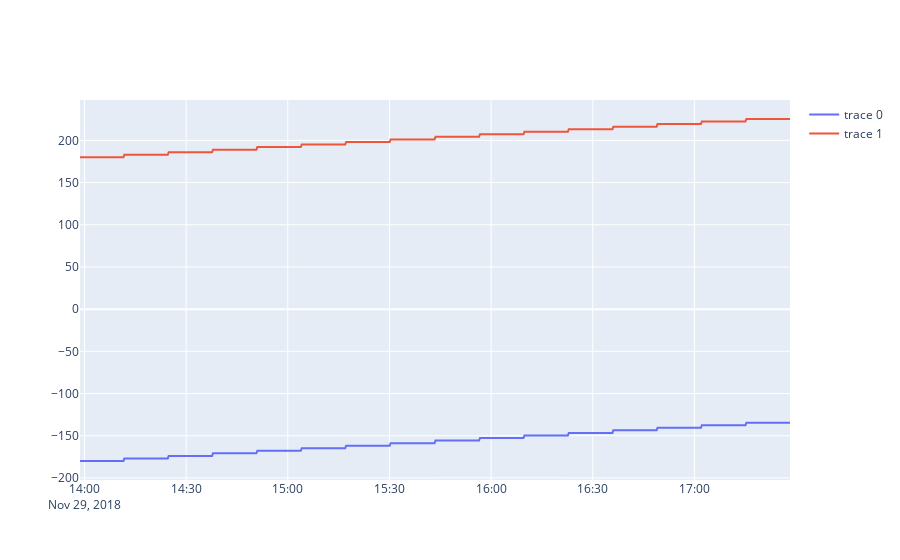

Notebook source saved alongside this figure:
### Code cell
trace1 = go.Scatter(x=df3.DATETIME,y=df3.AX0_PAT)
trace2 = go.Scatter(x=df3.DATETIME,y=df3.AX0_DEG)

data = [trace1,trace2]

iplot(data, filename="ax0_vs_time")

### Figure 1 — Plotly figure (JSON) as saved in the notebook; plotly's stock layout.template omitted (floating-point values rounded to 4 significant figures; data arrays with more than 128 entries replaced by an {"elided": "..."} marker saying what was removed)
{"data": [{"type": "scatter", "x": {"elided": "1920 str values"}, "y": {"elided": "1920 float values"}}, {"type": "scatter", "x": {"elided": "1920 str values"}, "y": {"elided": "1920 float values"}}], "layout": {}}
